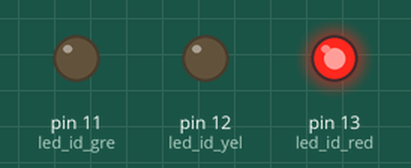
Simulated run of this sketch. Board: Arduino Uno, built with avr-gcc and run on an emulated ATmega328P. Shown: output pins drawn as LEDs (lit = HIGH).

Above: at 2.5 s.
At 7.5 s:
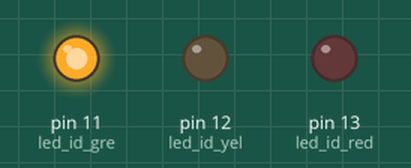
At 11.0 s:
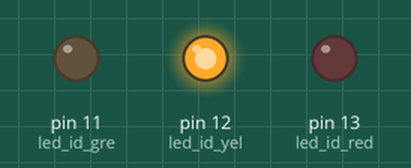
Timing chart, 0 to 15.6 s (numbered marks = the images above):
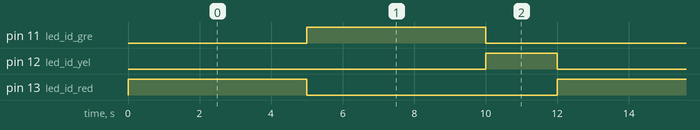

Measured:
- by itself, pin 11 (led_id_gre), pin 13 (led_id_red): alternates HIGH for 5.0 s and LOW for 7.0 s
- by itself, pin 12 (led_id_yel): alternates HIGH for 2.0 s and LOW for 10.0 s
- by itself, everything shown: repeats every 12.0 s, in 3 steps

The sketch:

semaforo.ino
```cpp
int led_id_red = 13;
int led_id_yel = 12;
int led_id_gre = 11;
int time = 5000;

void setup() {
  pinMode(led_id_red, OUTPUT);
  pinMode(led_id_yel, OUTPUT);
  pinMode(led_id_gre, OUTPUT);
}

void loop() {
  digitalWrite(led_id_red, HIGH);
  digitalWrite(led_id_yel, LOW);
  digitalWrite(led_id_gre, LOW);
  delay(time);
  digitalWrite(led_id_red, LOW);
  digitalWrite(led_id_gre, HIGH);
  delay(time);
  digitalWrite(led_id_gre, LOW);
  digitalWrite(led_id_yel, HIGH);
  delay(time - 3000);
}
```
